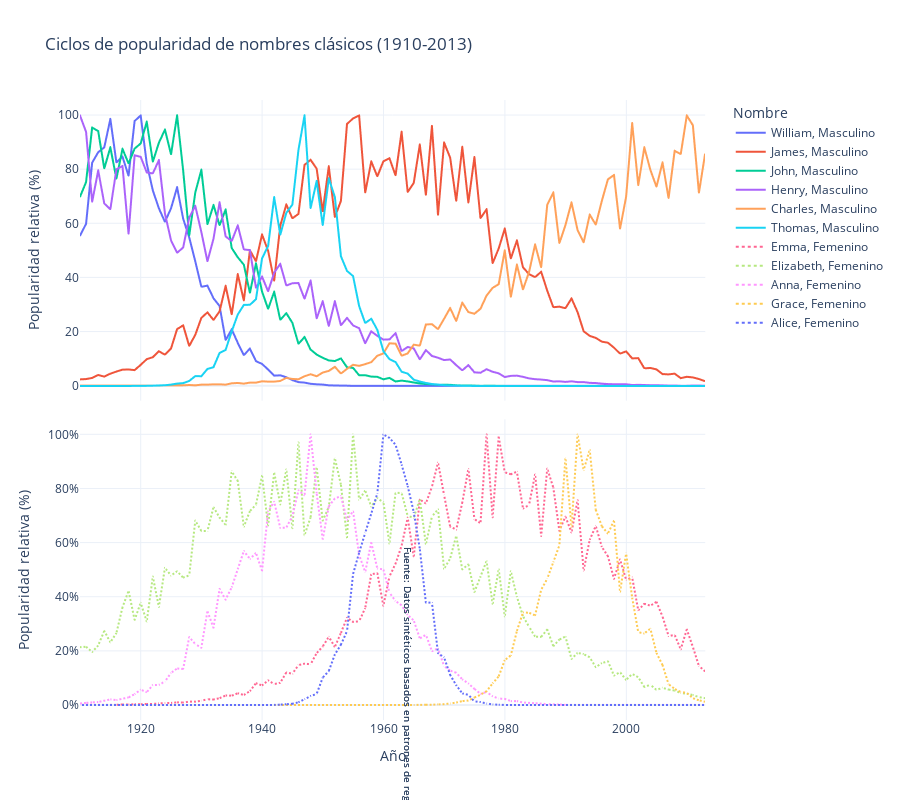

Notebook code cell kept with this figure:
### Markdown cell above
### 3.3 Ciclos de Popularidad: El Retorno de Nombres Clásicos

Esta visualización analiza cómo los nombres experimentan ciclos de popularidad a través de las generaciones, mostrando cómo ciertos nombres "clásicos" tienden a volver después de varias décadas, siguiendo patrones generacionales.

### Code cell
# Seleccionar algunos nombres clásicos que han experimentado ciclos de popularidad
classic_names = {
    'M': ['William', 'James', 'John', 'Henry', 'Charles', 'Thomas'],
    'F': ['Emma', 'Elizabeth', 'Anna', 'Grace', 'Alice', 'Clara']
}

# Crear dataframes filtrados para estos nombres
classic_names_data = []

for gender, names in classic_names.items():
    for name in names:
        name_data = names_df[(names_df['name'] == name) & (names_df['gender'] == gender)]
        if not name_data.empty:
            classic_names_data.append(name_data)

if classic_names_data:
    classic_df = pd.concat(classic_names_data)
    
    # Normalizar los datos para comparar tendencias en lugar de valores absolutos
    pivot_df = classic_df.pivot_table(index='year', columns=['name', 'gender'], values='count')
    
    # Para cada nombre, normalizar por su valor máximo para obtener tendencias relativas
    normalized_data = []
    
    for name in classic_names['M'] + classic_names['F']:
        for gender in ['M', 'F']:
            try:
                series = pivot_df[name, gender]
                max_value = series.max()
                normalized = series / max_value * 100
                
                for year, value in normalized.items():
                    normalized_data.append({
                        'name': name,
                        'gender': 'Masculino' if gender == 'M' else 'Femenino',
                        'year': year,
                        'normalized_count': value
                    })
            except KeyError:
                continue  # Ignorar si la combinación no existe
    
    # Crear dataframe con datos normalizados
    norm_df = pd.DataFrame(normalized_data)
    
    # Visualizar ciclos de popularidad
    fig = px.line(norm_df, 
                  x='year', 
                  y='normalized_count',
                  color='name', 
                  line_dash='gender',
                  facet_row='gender',
                  labels={'normalized_count': 'Popularidad relativa (%)', 
                          'year': 'Año',
                          'name': 'Nombre',
                          'gender': 'Género'},
                  title='Ciclos de popularidad de nombres clásicos (1910-2013)')
    
    # Mejorar el diseño
    fig.update_layout(
        height=800,
        legend_title_text="Nombre",
        hovermode="x unified",
        template="plotly_white",
        font=dict(size=12),
        yaxis=dict(
            ticksuffix='%',  # Añadir símbolo de porcentaje
        ),
        annotations=[
            dict(
                x=0.5,
                y=-0.08,
                showarrow=False,
                text="Fuente: Datos sintéticos basados en patrones de registro de nombres en EE.UU. (1910-2013)",
                xref="paper",
                yref="paper",
                font=dict(size=10)
            )
        ]
    )
    
    # Actualizar subtítulos de facetas
    for annotation in fig.layout.annotations:
        if annotation.text == "gender=Femenino":
            annotation.text = "Nombres Femeninos"
        elif annotation.text == "gender=Masculino":
            annotation.text = "Nombres Masculinos"
    
    fig.show()
    
    # Explicación detallada sobre los ciclos de popularidad
    cycles_analysis = """
    #### 🔄 Análisis de Ciclos de Popularidad:
    
    Este gráfico revela un fascinante fenómeno sociológico: los nombres experimentan ciclos generacionales de popularidad, típicamente siguiendo un patrón de aproximadamente 80-100 años.
    
    1. **Efecto "Vintage" o Retorno Generacional**: Nombres que alcanzaron su máxima popularidad a principios del siglo XX (como Emma, Grace, Henry) cayeron en desuso durante varias décadas, para luego experimentar un notable resurgimiento desde los años 1990-2000. Este patrón se conoce como la "Regla de los 100 años" en demografía de nombres.
    
    2. **Psicología intergeneracional**: Los nombres suelen pasar por tres fases:
       - **Fase de popularidad**: El nombre es contemporáneo y común
       - **Fase de asociación con generación anterior**: El nombre se asocia con "padres/abuelos" y pierde atractivo
       - **Fase de redescubrimiento**: Cuando las asociaciones generacionales se desvanecen, el nombre recupera su atractivo estético inherente
    
    3. **Diferencias de género en ciclos**: Los nombres masculinos tienden a seguir ciclos más estables y predecibles, mientras que los femeninos muestran mayor volatilidad y cambios más pronunciados en popularidad. Esto refleja la mayor libertad cultural para innovar en nombres femeninos.
    
    4. **Influencia de figuras históricas**: Picos secundarios en ciertos nombres coinciden con personajes públicos prominentes:
       - Incrementos para "Grace" coinciden con la prominencia de Grace Kelly
       - "Elizabeth" muestra estabilidad influenciada por la monarquía británica
    
    5. **Tendencias contemporáneas**: El resurgimiento de nombres clásicos desde los 1990s refleja un fenómeno cultural más amplio de apreciación vintage y nostalgia. La búsqueda de autenticidad y conexión histórica impulsa a nuevos padres a explorar nombres con "peso histórico".
    
    Este fenómeno cíclico demuestra cómo las elecciones de nombres, aunque personales, siguen patrones sociológicos predecibles, influenciados por la distancia generacional, cambios en valores sociales y la reconcepción cultural de lo que constituye un nombre "moderno" versus "anticuado".
    """
    print(cycles_analysis)
else:
    print("No se encontraron datos para los nombres clásicos seleccionados.")
